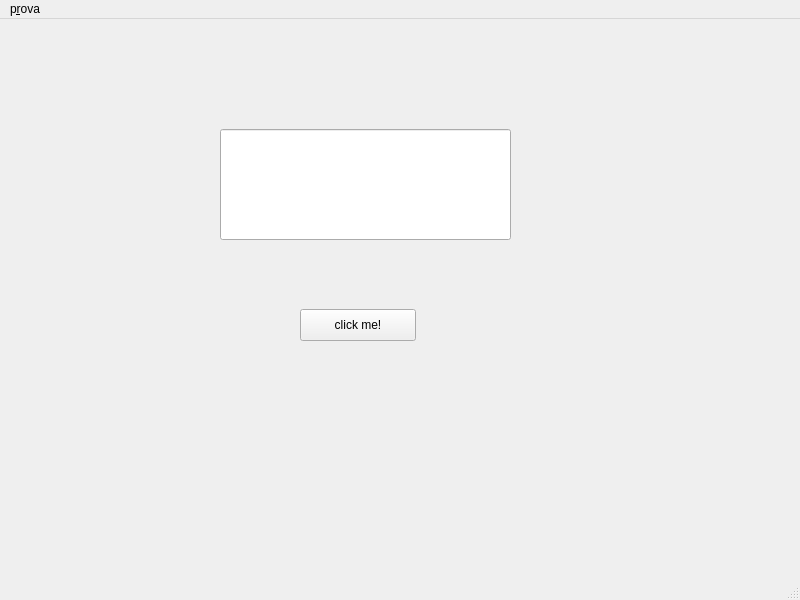
<?xml version="1.0" encoding="UTF-8"?>
<ui version="4.0">
 <class>MainWindow</class>
 <widget class="QMainWindow" name="MainWindow">
  <property name="geometry">
   <rect>
    <x>0</x>
    <y>0</y>
    <width>800</width>
    <height>600</height>
   </rect>
  </property>
  <property name="windowTitle">
   <string>MainWindow</string>
  </property>
  <widget class="QWidget" name="centralwidget">
   <widget class="QPushButton" name="butt1">
    <property name="geometry">
     <rect>
      <x>300</x>
      <y>290</y>
      <width>116</width>
      <height>32</height>
     </rect>
    </property>
    <property name="text">
     <string>click me!</string>
    </property>
   </widget>
   <widget class="QLineEdit" name="lineEdit">
    <property name="geometry">
     <rect>
      <x>220</x>
      <y>110</y>
      <width>291</width>
      <height>111</height>
     </rect>
    </property>
   </widget>
  </widget>
  <widget class="QMenuBar" name="menubar">
   <property name="geometry">
    <rect>
     <x>0</x>
     <y>0</y>
     <width>800</width>
     <height>30</height>
    </rect>
   </property>
   <widget class="QMenu" name="menuProva">
    <property name="title">
     <string>p&amp;rova</string>
    </property>
    <addaction name="actionCiao_mondo"/>
    <addaction name="separator"/>
    <addaction name="actionQuit"/>
   </widget>
   <addaction name="menuProva"/>
  </widget>
  <widget class="QStatusBar" name="statusbar"/>
  <action name="actionCiao_mondo">
   <property name="text">
    <string>&amp;ciao mondo</string>
   </property>
  </action>
  <action name="actionQuit">
   <property name="text">
    <string>&amp;quit</string>
   </property>
  </action>
 </widget>
 <resources/>
 <connections/>
</ui>
